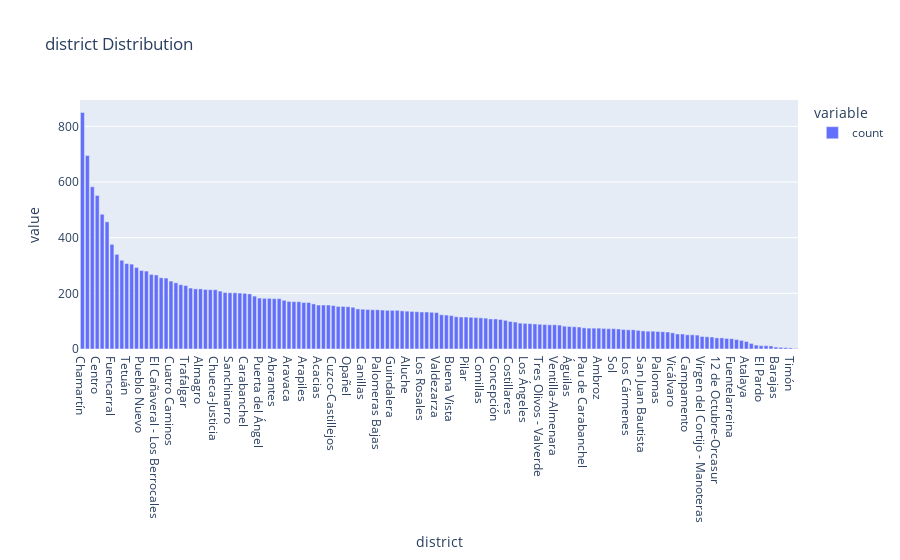

Notebook source saved alongside this figure:
### Code cell
px.bar(data_frame=df['district'].value_counts(),title='district Distribution')

### Figure 1 — Plotly figure (JSON) as saved in the notebook; plotly's stock layout.template omitted (floating-point values rounded to 4 significant figures; data arrays with more than 128 entries replaced by an {"elided": "..."} marker saying what was removed)
{"data": [{"hovertemplate": "variable=count<br>district=%{x}<br>value=%{y}<extra></extra>", "legendgroup": "count", "marker": {"color": "#636efa", "pattern": {"shape": ""}}, "name": "count", "orientation": "v", "showlegend": true, "textposition": "auto", "type": "bar", "x": {"elided": "146 str values"}, "xaxis": "x", "y": {"elided": "146 int values"}, "yaxis": "y"}], "layout": {"barmode": "relative", "legend": {"title": {"text": "variable"}, "tracegroupgap": 0}, "title": {"text": "district Distribution"}, "xaxis": {"anchor": "y", "domain": [0, 1], "title": {"text": "district"}}, "yaxis": {"anchor": "x", "domain": [0, 1], "title": {"text": "value"}}}}
